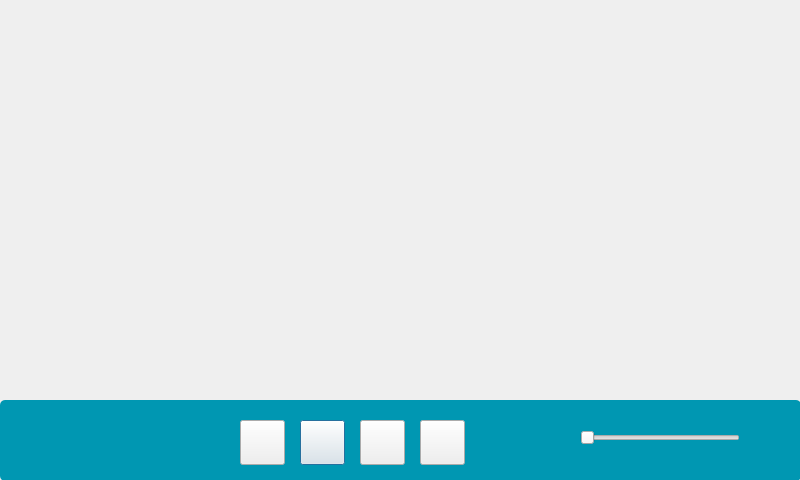
<?xml version="1.0" encoding="UTF-8"?>
<ui version="4.0">
 <class>InterfaceAudio</class>
 <widget class="QDialog" name="InterfaceAudio">
  <property name="geometry">
   <rect>
    <x>0</x>
    <y>0</y>
    <width>800</width>
    <height>480</height>
   </rect>
  </property>
  <property name="windowTitle">
   <string>Dialog</string>
  </property>
  <widget class="QPushButton" name="pushButton_Play">
   <property name="geometry">
    <rect>
     <x>300</x>
     <y>420</y>
     <width>45</width>
     <height>45</height>
    </rect>
   </property>
   <property name="text">
    <string/>
   </property>
  </widget>
  <widget class="QPushButton" name="pushButton_Avant">
   <property name="geometry">
    <rect>
     <x>240</x>
     <y>420</y>
     <width>45</width>
     <height>45</height>
    </rect>
   </property>
   <property name="text">
    <string/>
   </property>
  </widget>
  <widget class="QPushButton" name="pushButton_Apres">
   <property name="geometry">
    <rect>
     <x>420</x>
     <y>420</y>
     <width>45</width>
     <height>45</height>
    </rect>
   </property>
   <property name="text">
    <string/>
   </property>
  </widget>
  <widget class="QPushButton" name="pushButton_Pause">
   <property name="geometry">
    <rect>
     <x>360</x>
     <y>420</y>
     <width>45</width>
     <height>45</height>
    </rect>
   </property>
   <property name="text">
    <string/>
   </property>
  </widget>
  <widget class="QSlider" name="horizontalSlider">
   <property name="geometry">
    <rect>
     <x>580</x>
     <y>430</y>
     <width>160</width>
     <height>16</height>
    </rect>
   </property>
   <property name="orientation">
    <enum>Qt::Horizontal</enum>
   </property>
  </widget>
  <widget class="QPushButton" name="pushButton_2">
   <property name="geometry">
    <rect>
     <x>0</x>
     <y>400</y>
     <width>801</width>
     <height>81</height>
    </rect>
   </property>
   <property name="styleSheet">
    <string notr="true">QPushButton {
    background-color: rgb(0, 151, 178); /* Fond bleu */
    color: white; /* Texte en blanc */
    border: none; /* Enlever le contour si nécessaire */
    border-radius: 5px; /* Optionnel : coins arrondis */
    font-weight: bold; /* Optionnel : texte en gras */
}</string>
   </property>
   <property name="text">
    <string/>
   </property>
  </widget>
  <zorder>pushButton_2</zorder>
  <zorder>pushButton_Play</zorder>
  <zorder>pushButton_Avant</zorder>
  <zorder>pushButton_Apres</zorder>
  <zorder>pushButton_Pause</zorder>
  <zorder>horizontalSlider</zorder>
 </widget>
 <resources/>
 <connections/>
</ui>
